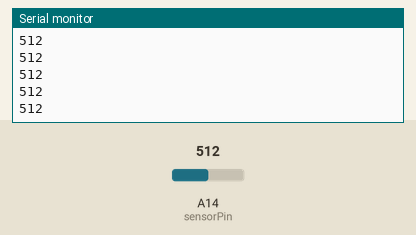
Bench run of a sketch on a simulated Arduino Mega 2560, built with avr-gcc and run on an emulated ATmega2560. On the bench: the last lines printed to the serial monitor. The test bench sets the inputs (shaded band); at power-on: A14 (sensorPin) = 512.

Above: at 1.2 s.
1.3 s: A14 (sensorPin) set to 716
At 1.31 s:
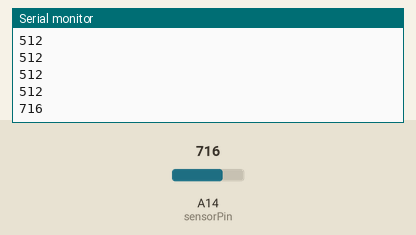
2.8 s: A14 (sensorPin) set to 900
At 2.81 s:
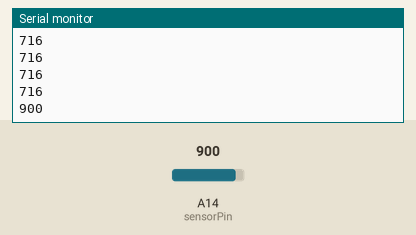
Timing chart, 0 to 5.8 s (numbered marks = the images above; inputs shaded):
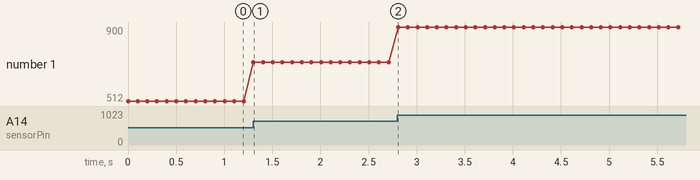

Measured:
- after the input at 1.3 s, the serial monitor: prints a new line at once (image 1)
- after the input at 2.8 s, the serial monitor: prints a new line at once (image 2)
- plotted number 1: 512 → 716 after the input at 1.3 s, 716 → 900 after the input at 2.8 s

The sketch:

DistanceSensor.ino
```cpp
#define sensorPin  A14
void setup() {
  pinMode(sensorPin,INPUT);
  Serial.begin(9600);
  // put your setup code here, to run once:

}

void loop() {
  int val=analogRead(sensorPin);
  Serial.println(val);
  delay(100);
  // put your main code here, to run repeatedly:

}
```
